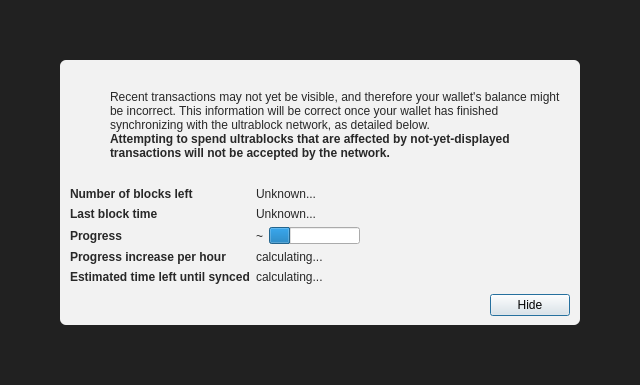
<?xml version="1.0" encoding="UTF-8"?>
<ui version="4.0">
 <class>ModalOverlay</class>
 <widget class="ModalOverlay" name="ModalOverlay">
  <property name="geometry">
   <rect>
    <x>0</x>
    <y>0</y>
    <width>640</width>
    <height>385</height>
   </rect>
  </property>
  <property name="windowTitle">
   <string>Form</string>
  </property>
  <layout class="QVBoxLayout" name="verticalLayout" stretch="0">
   <property name="sizeConstraint">
    <enum>QLayout::SetDefaultConstraint</enum>
   </property>
   <property name="leftMargin">
    <number>0</number>
   </property>
   <property name="topMargin">
    <number>0</number>
   </property>
   <property name="rightMargin">
    <number>0</number>
   </property>
   <property name="bottomMargin">
    <number>0</number>
   </property>
   <item>
    <widget class="QWidget" name="bgWidget" native="true">
     <property name="styleSheet">
      <string notr="true">#bgWidget { background: rgba(0,0,0,220); }</string>
     </property>
     <layout class="QVBoxLayout" name="verticalLayoutMain" stretch="1">
      <property name="leftMargin">
       <number>60</number>
      </property>
      <property name="topMargin">
       <number>60</number>
      </property>
      <property name="rightMargin">
       <number>60</number>
      </property>
      <property name="bottomMargin">
       <number>60</number>
      </property>
      <item>
       <widget class="QWidget" name="contentWidget" native="true">
        <property name="styleSheet">
         <string notr="true">#contentWidget { background: rgba(255,255,255,240); border-radius: 6px; }

QLabel { color: rgb(40,40,40);  }</string>
        </property>
        <layout class="QVBoxLayout" name="verticalLayoutSub" stretch="1,0,0,0">
         <property name="spacing">
          <number>0</number>
         </property>
         <property name="leftMargin">
          <number>10</number>
         </property>
         <property name="topMargin">
          <number>10</number>
         </property>
         <property name="rightMargin">
          <number>10</number>
         </property>
         <property name="bottomMargin">
          <number>10</number>
         </property>
         <item>
          <layout class="QHBoxLayout" name="horizontalLayoutIconText" stretch="0,1">
           <property name="topMargin">
            <number>20</number>
           </property>
           <item>
            <layout class="QVBoxLayout" name="verticalLayoutIcon">
             <property name="leftMargin">
              <number>0</number>
             </property>
             <item>
              <widget class="QPushButton" name="warningIcon">
               <property name="enabled">
                <bool>false</bool>
               </property>
               <property name="text">
                <string/>
               </property>
               <property name="icon">
                <iconset>
                 <normaloff>:/icons/warning</normaloff>
                 <disabledoff>:/icons/warning</disabledoff>:/icons/warning</iconset>
               </property>
               <property name="iconSize">
                <size>
                 <width>48</width>
                 <height>48</height>
                </size>
               </property>
               <property name="flat">
                <bool>true</bool>
               </property>
              </widget>
             </item>
             <item>
              <spacer name="verticalSpacerWarningIcon">
               <property name="orientation">
                <enum>Qt::Vertical</enum>
               </property>
               <property name="sizeHint" stdset="0">
                <size>
                 <width>20</width>
                 <height>40</height>
                </size>
               </property>
              </spacer>
             </item>
            </layout>
           </item>
           <item>
            <layout class="QVBoxLayout" name="verticalLayoutInfoText">
             <property name="leftMargin">
              <number>0</number>
             </property>
             <property name="topMargin">
              <number>0</number>
             </property>
             <item>
              <widget class="QLabel" name="infoText">
               <property name="text">
                <string>Recent transactions may not yet be visible, and therefore your wallet's balance might be incorrect. This information will be correct once your wallet has finished synchronizing with the ultrablock network, as detailed below.</string>
               </property>
               <property name="textFormat">
                <enum>Qt::RichText</enum>
               </property>
               <property name="wordWrap">
                <bool>true</bool>
               </property>
              </widget>
             </item>
             <item>
              <widget class="QLabel" name="infoTextStrong">
               <property name="font">
                <font>
                 <weight>75</weight>
                 <bold>true</bold>
                </font>
               </property>
               <property name="text">
                <string>Attempting to spend ultrablocks that are affected by not-yet-displayed transactions will not be accepted by the network.</string>
               </property>
               <property name="textFormat">
                <enum>Qt::RichText</enum>
               </property>
               <property name="wordWrap">
                <bool>true</bool>
               </property>
              </widget>
             </item>
             <item>
              <spacer name="verticalSpacerInTextSpace">
               <property name="orientation">
                <enum>Qt::Vertical</enum>
               </property>
               <property name="sizeHint" stdset="0">
                <size>
                 <width>20</width>
                 <height>40</height>
                </size>
               </property>
              </spacer>
             </item>
            </layout>
           </item>
          </layout>
         </item>
         <item>
          <spacer name="verticalSpacerAfterText">
           <property name="orientation">
            <enum>Qt::Vertical</enum>
           </property>
           <property name="sizeHint" stdset="0">
            <size>
             <width>20</width>
             <height>40</height>
            </size>
           </property>
          </spacer>
         </item>
         <item>
          <layout class="QFormLayout" name="formLayout">
           <property name="fieldGrowthPolicy">
            <enum>QFormLayout::FieldsStayAtSizeHint</enum>
           </property>
           <property name="horizontalSpacing">
            <number>6</number>
           </property>
           <property name="verticalSpacing">
            <number>6</number>
           </property>
           <property name="topMargin">
            <number>10</number>
           </property>
           <item row="0" column="0">
            <widget class="QLabel" name="labelNumberOfBlocksLeft">
             <property name="font">
              <font>
               <weight>75</weight>
               <bold>true</bold>
              </font>
             </property>
             <property name="text">
              <string>Number of blocks left</string>
             </property>
            </widget>
           </item>
           <item row="0" column="1">
            <widget class="QLabel" name="numberOfBlocksLeft">
             <property name="text">
              <string>Unknown...</string>
             </property>
            </widget>
           </item>
           <item row="1" column="0">
            <widget class="QLabel" name="labelLastBlockTime">
             <property name="font">
              <font>
               <weight>75</weight>
               <bold>true</bold>
              </font>
             </property>
             <property name="text">
              <string>Last block time</string>
             </property>
            </widget>
           </item>
           <item row="1" column="1">
            <widget class="QLabel" name="newestBlockDate">
             <property name="sizePolicy">
              <sizepolicy hsizetype="Maximum" vsizetype="Preferred">
               <horstretch>0</horstretch>
               <verstretch>0</verstretch>
              </sizepolicy>
             </property>
             <property name="text">
              <string>Unknown...</string>
             </property>
            </widget>
           </item>
           <item row="2" column="0">
            <widget class="QLabel" name="labelSyncDone">
             <property name="font">
              <font>
               <weight>75</weight>
               <bold>true</bold>
              </font>
             </property>
             <property name="text">
              <string>Progress</string>
             </property>
            </widget>
           </item>
           <item row="2" column="1">
            <layout class="QHBoxLayout" name="horizontalLayoutSync" stretch="0,1">
             <item>
              <widget class="QLabel" name="percentageProgress">
               <property name="text">
                <string notr="true">~</string>
               </property>
              </widget>
             </item>
             <item>
              <widget class="QProgressBar" name="progressBar">
               <property name="value">
                <number>24</number>
               </property>
               <property name="format">
                <string/>
               </property>
              </widget>
             </item>
            </layout>
           </item>
           <item row="4" column="0">
            <widget class="QLabel" name="labelProgressIncrease">
             <property name="font">
              <font>
               <weight>75</weight>
               <bold>true</bold>
              </font>
             </property>
             <property name="text">
              <string>Progress increase per hour</string>
             </property>
            </widget>
           </item>
           <item row="4" column="1">
            <widget class="QLabel" name="progressIncreasePerH">
             <property name="text">
              <string>calculating...</string>
             </property>
            </widget>
           </item>
           <item row="5" column="0">
            <widget class="QLabel" name="labelEstimatedTimeLeft">
             <property name="font">
              <font>
               <weight>75</weight>
               <bold>true</bold>
              </font>
             </property>
             <property name="text">
              <string>Estimated time left until synced</string>
             </property>
            </widget>
           </item>
           <item row="5" column="1">
            <widget class="QLabel" name="expectedTimeLeft">
             <property name="text">
              <string>calculating...</string>
             </property>
            </widget>
           </item>
          </layout>
         </item>
         <item>
          <layout class="QHBoxLayout" name="horizontalLayoutButtons">
           <property name="leftMargin">
            <number>10</number>
           </property>
           <property name="topMargin">
            <number>10</number>
           </property>
           <item>
            <spacer name="horizontalSpacer">
             <property name="orientation">
              <enum>Qt::Horizontal</enum>
             </property>
             <property name="sizeHint" stdset="0">
              <size>
               <width>40</width>
               <height>20</height>
              </size>
             </property>
            </spacer>
           </item>
           <item>
            <widget class="QPushButton" name="closeButton">
             <property name="text">
              <string>Hide</string>
             </property>
             <property name="focusPolicy">
              <enum>Qt::StrongFocus</enum>
             </property>
             <property name="default">
              <bool>true</bool>
             </property>
            </widget>
           </item>
          </layout>
         </item>
        </layout>
       </widget>
      </item>
     </layout>
    </widget>
   </item>
  </layout>
 </widget>
 <customwidgets>
  <customwidget>
   <class>ModalOverlay</class>
   <extends>QWidget</extends>
   <header>qt/modaloverlay.h</header>
   <container>1</container>
  </customwidget>
 </customwidgets>
 <resources/>
 <connections/>
</ui>
